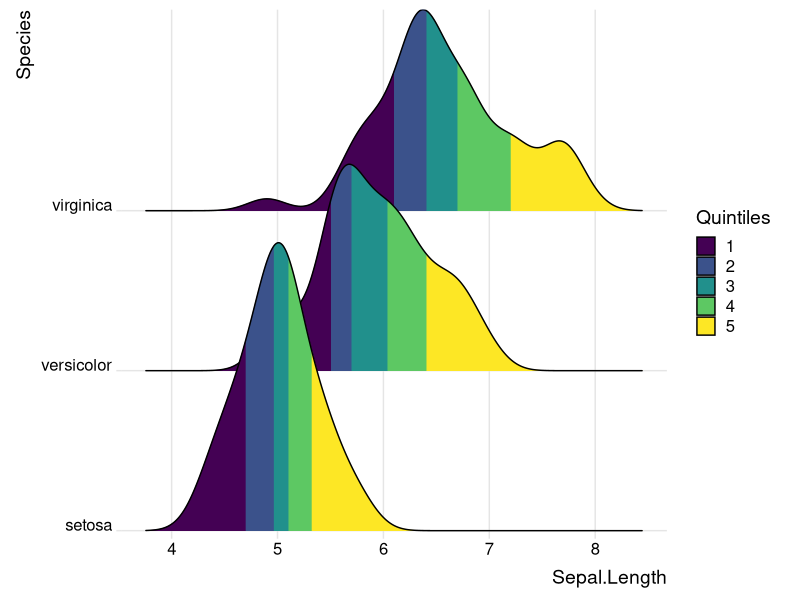
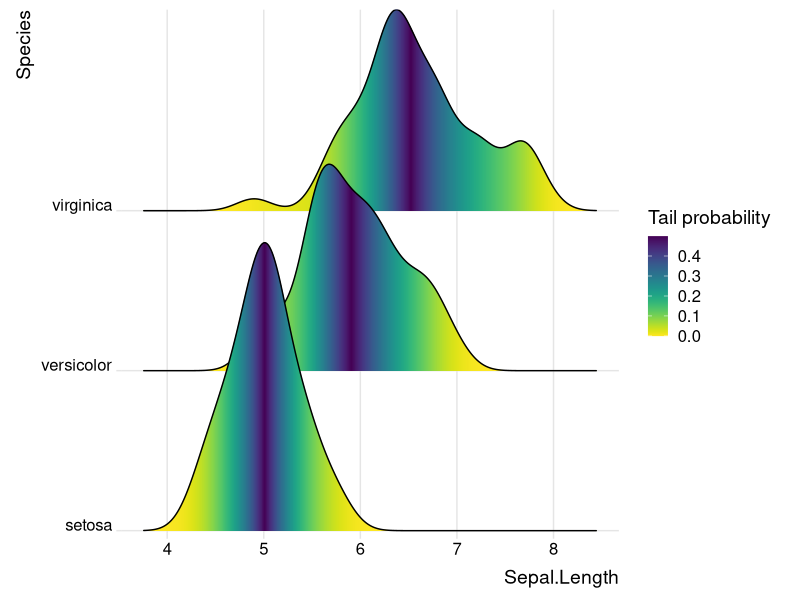
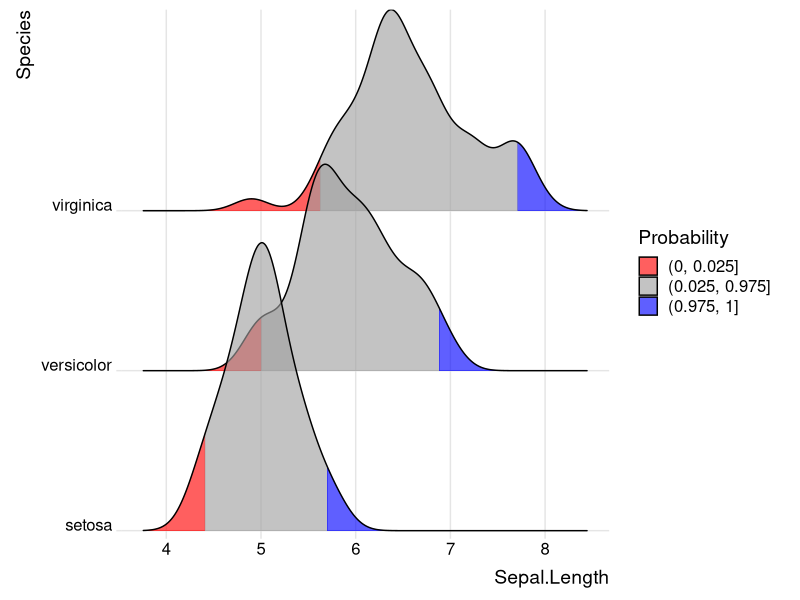

The R source for these figures, in order:
library(ggridges)


### Name: stat_density_ridges
### Title: Stat for density ridgeline plots
### Aliases: stat_density_ridges StatDensityRidges
### Keywords: datasets

### ** Examples

library(ggplot2)

# Examples of coloring by ecdf or quantiles
library(viridis)
ggplot(iris, aes(x=Sepal.Length, y=Species, fill=factor(..quantile..))) +
  stat_density_ridges(geom = "density_ridges_gradient", calc_ecdf = TRUE,
                      quantiles = 5) +
  scale_fill_viridis(discrete = TRUE, name = "Quintiles") + theme_ridges() +
  scale_y_discrete(expand = c(0.01, 0))

ggplot(iris, aes(x=Sepal.Length, y=Species, fill=0.5 - abs(0.5-..ecdf..))) +
  stat_density_ridges(geom = "density_ridges_gradient", calc_ecdf = TRUE) +
  scale_fill_viridis(name = "Tail probability", direction = -1) + theme_ridges() +
  scale_y_discrete(expand = c(0.01, 0))

ggplot(iris, aes(x=Sepal.Length, y=Species, fill=factor(..quantile..))) +
  stat_density_ridges(geom = "density_ridges_gradient",
                      calc_ecdf = TRUE, quantiles = c(0.025, 0.975)) +
  scale_fill_manual(name = "Probability",
                    values = c("#FF0000A0", "#A0A0A0A0", "#0000FFA0"),
                    labels = c("(0, 0.025]", "(0.025, 0.975]", "(0.975, 1]")) +
  theme_ridges() + scale_y_discrete(expand = c(0.01, 0))
